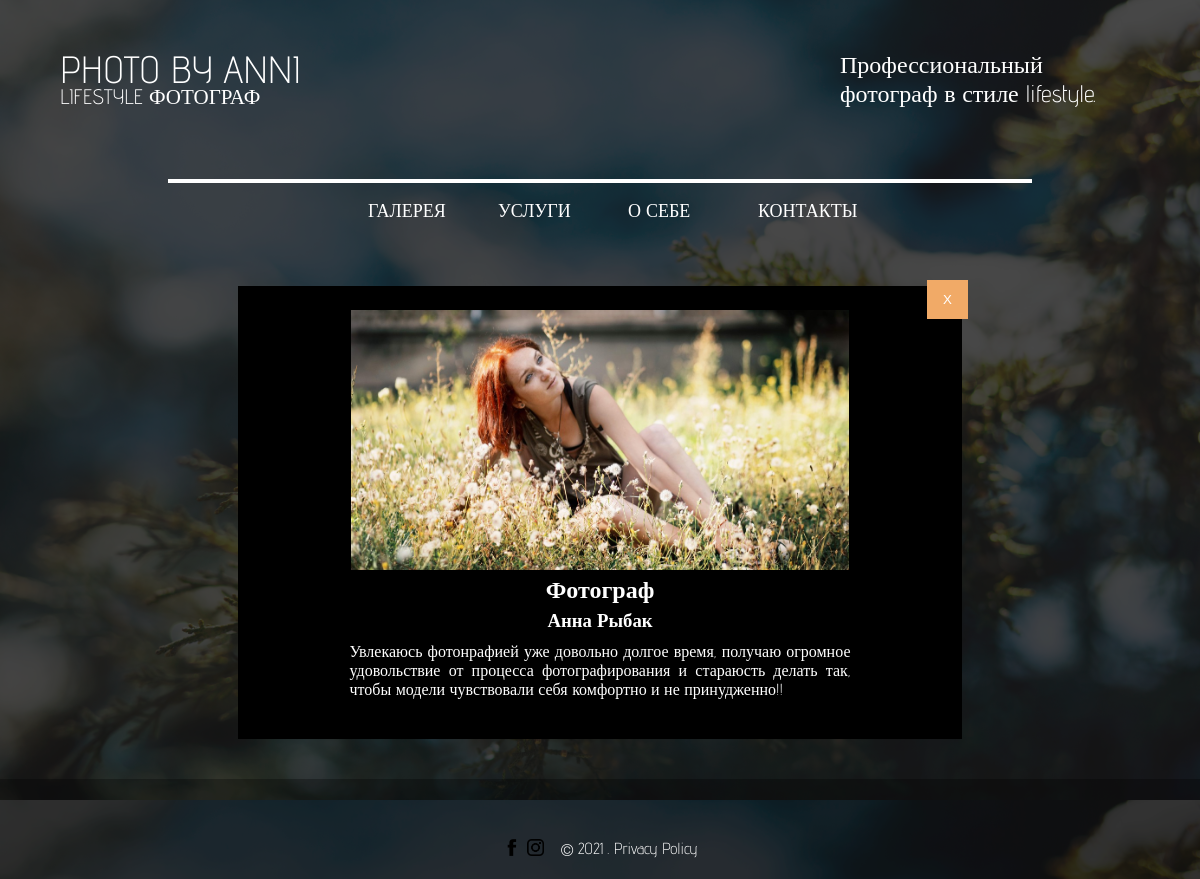
The page /about/ on the database its author committed.
### about/models.py (models this page shows, shortened)
class AboutMe(models.Model):
    profession = models.CharField(max_length=30, verbose_name="Професия")
    my_name = models.CharField(max_length=200, verbose_name="Фамилия Имя")
    about_me = models.TextField(verbose_name="Про меня")
    my_photo = models.ImageField(upload_to="about/", verbose_name="Мое фото")
    class Meta:
        verbose_name = "О себе"
        verbose_name_plural = "О себе"

### about/views.py (the view)
# urls.py: path("", views.AboutView.as_view(), name="about_page"),
class AboutView(View):
    def get(self, request, *args, **kwargs):
        about_me = AboutMe.objects.first()
        return render(request, "about/about.html", {"about_me": about_me})

### templates/about/about.html (shortened to what this page needs)
{% extends "about/about_base.html" %}
{% load static %}
{% block styles %}
<link rel="stylesheet" href="{% static 'about/css/about.css' %}">
{% endblock styles %}
{% block content_about %}
{% if about_me %}
<img class="about__pic" src="{{ about_me.my_photo.url }}" alt="My photo">
<div class="about__descr-section">
    <h2 class="about__descr">{{ about_me.profession }}</h2>
    <h3>{{ about_me.my_name }}</h3>
    <p class="about__descr-about_me">{{ about_me.about_me }}</p>
</div>
{% else %}
    <h1 class="services__title">Данных нет</h1>
{% endif %}
{% endblock content_about %}

### static/gallery/css/footer.css (style rules this page uses)
html { box-sizing: border-box; font-family: 'Advent Pro', 'sans-serif'; font-size: 16px; color: #ffffff; font-weight: 300; }
*, *::before, *::after { box-sizing: inherit; margin: 0; padding: 0; }
img { display: block; max-width: 100%; height: auto; }
body { background-color: rgba(0, 0, 0, 0.4); background-repeat: no-repeat; background-size: cover; background-color: rgba(0, 0, 0, 0.9); margin: 0 auto; position: relative; margin: 0; padding: 0; display: flex; flex-direction: column; min-height: 100vh; justify-content: space-between; }

### static/about/css/about.css (style rules this page uses)
.about__descr { display: inline-block; margin-top: 18px; }
.about__descr-about_me { margin: 10px; text-align: justify; }
@media (min-width: 768px) { .about__pic { height: 260px; } }
@media (min-width: 768px) { .about__descr-section { width: 80%; } }
@media (min-width: 768px) { .about__descr { margin: 5px; } }

### rows shown on the page
AboutMe: my_photo (picture), profession "Фотограф", my_name "Анна Рыбак", about_me "Увлекаюсь фотонрафией уже довольно долгое время, получаю огромное удовольствие от процесса фотографирования и стараюсть делать так, чтобы модели чувствовали себя комфортно и не принудженно!!"
